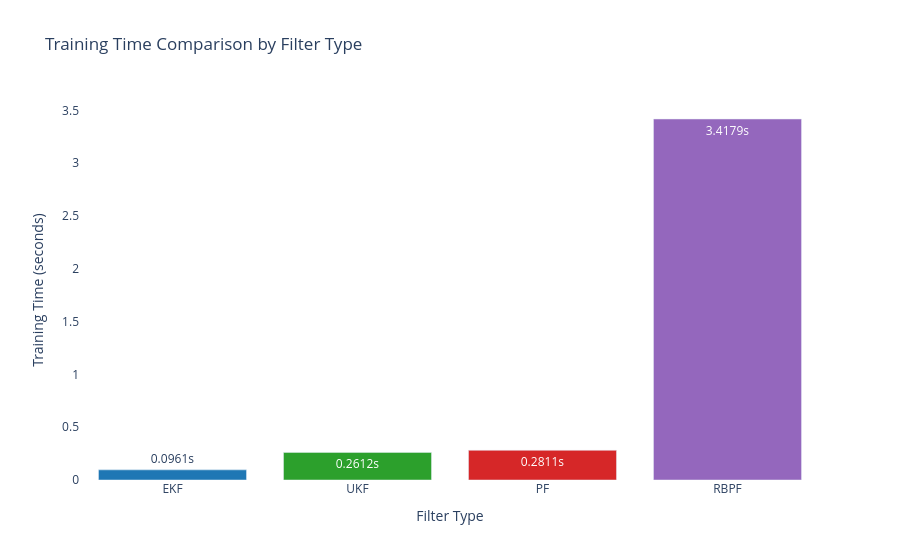
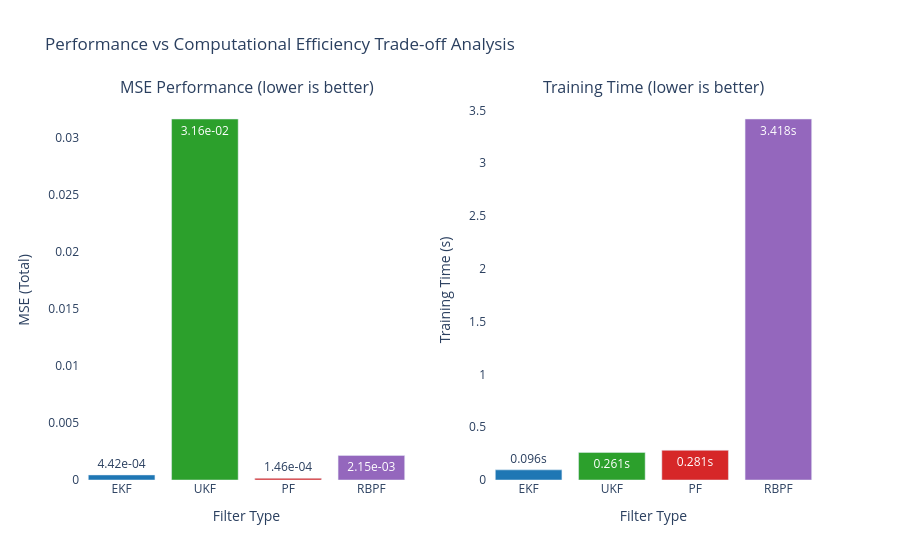

Notebook cell for these charts, in order:
### Code cell
# ============================================================
# Training Time Comparison Visualization
# ============================================================
import plotly.graph_objects as go
from plotly.subplots import make_subplots

# Training time comparison bar chart
filter_names = list(training_times.keys())
times = list(training_times.values())
colors = ['#1f77b4', '#2ca02c', '#d62728', '#9467bd']  # Blue, Green, Red, Purple

fig_timing = go.Figure()
fig_timing.add_trace(go.Bar(
    x=filter_names,
    y=times,
    marker=dict(color=colors),
    text=[f'{t:.4f}s' for t in times],
    textposition='auto',
    name='Training Time'
))

fig_timing.update_layout(
    title='Training Time Comparison by Filter Type',
    xaxis_title='Filter Type',
    yaxis_title='Training Time (seconds)',
    font=dict(size=12),
    plot_bgcolor='white',
    paper_bgcolor='white',
    showlegend=False
)

fig_timing.show()

# Combined Performance vs Speed Analysis
fig_combined = make_subplots(
    rows=1, cols=2,
    subplot_titles=('MSE Performance (lower is better)', 'Training Time (lower is better)'),
    specs=[[{"secondary_y": False}, {"secondary_y": False}]]
)

# MSE subplot
mse_values = [mse_total_ekf, mse_total_ukf, mse_total_pf, mse_total_rbpf]
fig_combined.add_trace(
    go.Bar(x=filter_names, y=mse_values, marker=dict(color=colors), 
           text=[f'{mse:.2e}' for mse in mse_values], textposition='auto',
           name='MSE'),
    row=1, col=1
)

# Training time subplot  
fig_combined.add_trace(
    go.Bar(x=filter_names, y=times, marker=dict(color=colors),
           text=[f'{t:.3f}s' for t in times], textposition='auto',
           name='Time'),
    row=1, col=2
)

fig_combined.update_layout(
    title_text="Performance vs Computational Efficiency Trade-off Analysis",
    font=dict(size=12),
    plot_bgcolor='white',
    paper_bgcolor='white',
    showlegend=False
)

fig_combined.update_xaxes(title_text="Filter Type", row=1, col=1)
fig_combined.update_xaxes(title_text="Filter Type", row=1, col=2)
fig_combined.update_yaxes(title_text="MSE (Total)", row=1, col=1)
fig_combined.update_yaxes(title_text="Training Time (s)", row=1, col=2)

fig_combined.show()

# Performance efficiency metric: accuracy per computation time
print("\n🎯 Performance-Efficiency Trade-off Analysis:")
print("   (Lower MSE/Time ratio = better overall efficiency)")
for i, name in enumerate(filter_names):
    efficiency_metric = mse_values[i] / times[i] if times[i] > 0 else float('inf')
    print(f"   {name}: MSE/Time = {efficiency_metric:.2e}")
    
# Rank filters by different criteria
mse_ranking = sorted(zip(filter_names, mse_values), key=lambda x: x[1])
time_ranking = sorted(zip(filter_names, times), key=lambda x: x[1])
efficiency_ranking = sorted(zip(filter_names, [mse_values[i]/times[i] for i in range(len(filter_names))]), key=lambda x: x[1])

print("\n🏆 Rankings:")
print("   By Accuracy (MSE):", [name for name, _ in mse_ranking])
print("   By Speed (Time):", [name for name, _ in time_ranking])
print("   By Overall Efficiency (MSE/Time):", [name for name, _ in efficiency_ranking])

### Figure 1 — Plotly figure (JSON) as saved in the notebook; plotly's stock layout.template omitted (floating-point values rounded to 4 significant figures)
{"data": [{"marker": {"color": ["#1f77b4", "#2ca02c", "#d62728", "#9467bd"]}, "name": "Training Time", "text": ["0.0961s", "0.2612s", "0.2811s", "3.4179s"], "textposition": "auto", "type": "bar", "x": ["EKF", "UKF", "PF", "RBPF"], "y": [0.09612, 0.2612, 0.2811, 3.418]}], "layout": {"font": {"size": 12}, "paper_bgcolor": "white", "plot_bgcolor": "white", "showlegend": false, "title": {"text": "Training Time Comparison by Filter Type"}, "xaxis": {"title": {"text": "Filter Type"}}, "yaxis": {"title": {"text": "Training Time (seconds)"}}}}

### Figure 2 — Plotly figure (JSON) as saved in the notebook; plotly's stock layout.template omitted (floating-point values rounded to 4 significant figures)
{"data": [{"marker": {"color": ["#1f77b4", "#2ca02c", "#d62728", "#9467bd"]}, "name": "MSE", "text": ["4.42e-04", "3.16e-02", "1.46e-04", "2.15e-03"], "textposition": "auto", "type": "bar", "x": ["EKF", "UKF", "PF", "RBPF"], "xaxis": "x", "y": [0.0004418, 0.0316, 0.000146, 0.00215], "yaxis": "y"}, {"marker": {"color": ["#1f77b4", "#2ca02c", "#d62728", "#9467bd"]}, "name": "Time", "text": ["0.096s", "0.261s", "0.281s", "3.418s"], "textposition": "auto", "type": "bar", "x": ["EKF", "UKF", "PF", "RBPF"], "xaxis": "x2", "y": [0.09612, 0.2612, 0.2811, 3.418], "yaxis": "y2"}], "layout": {"annotations": [{"font": {"size": 16}, "showarrow": false, "text": "MSE Performance (lower is better)", "x": 0.225, "xanchor": "center", "xref": "paper", "y": 1, "yanchor": "bottom", "yref": "paper"}, {"font": {"size": 16}, "showarrow": false, "text": "Training Time (lower is better)", "x": 0.775, "xanchor": "center", "xref": "paper", "y": 1, "yanchor": "bottom", "yref": "paper"}], "font": {"size": 12}, "paper_bgcolor": "white", "plot_bgcolor": "white", "showlegend": false, "title": {"text": "Performance vs Computational Efficiency Trade-off Analysis"}, "xaxis": {"anchor": "y", "domain": [0, 0.45], "title": {"text": "Filter Type"}}, "xaxis2": {"anchor": "y2", "domain": [0.55, 1], "title": {"text": "Filter Type"}}, "yaxis": {"anchor": "x", "domain": [0, 1], "title": {"text": "MSE (Total)"}}, "yaxis2": {"anchor": "x2", "domain": [0, 1], "title": {"text": "Training Time (s)"}}}}
